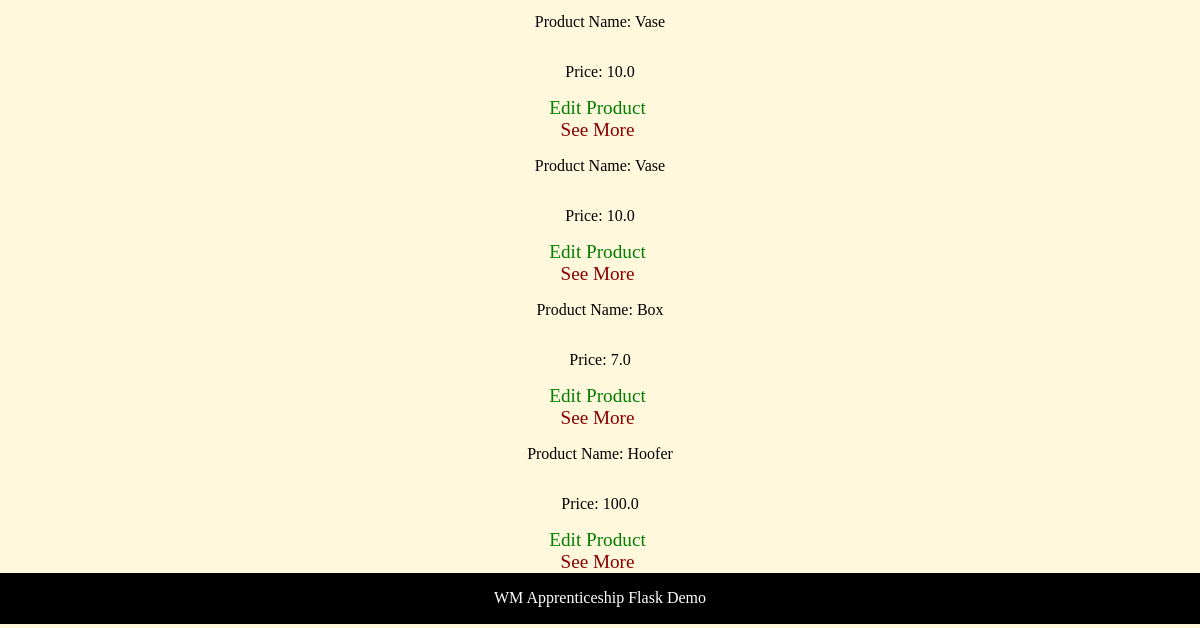
/products (lower part), run on an earlier commit of the app's database.
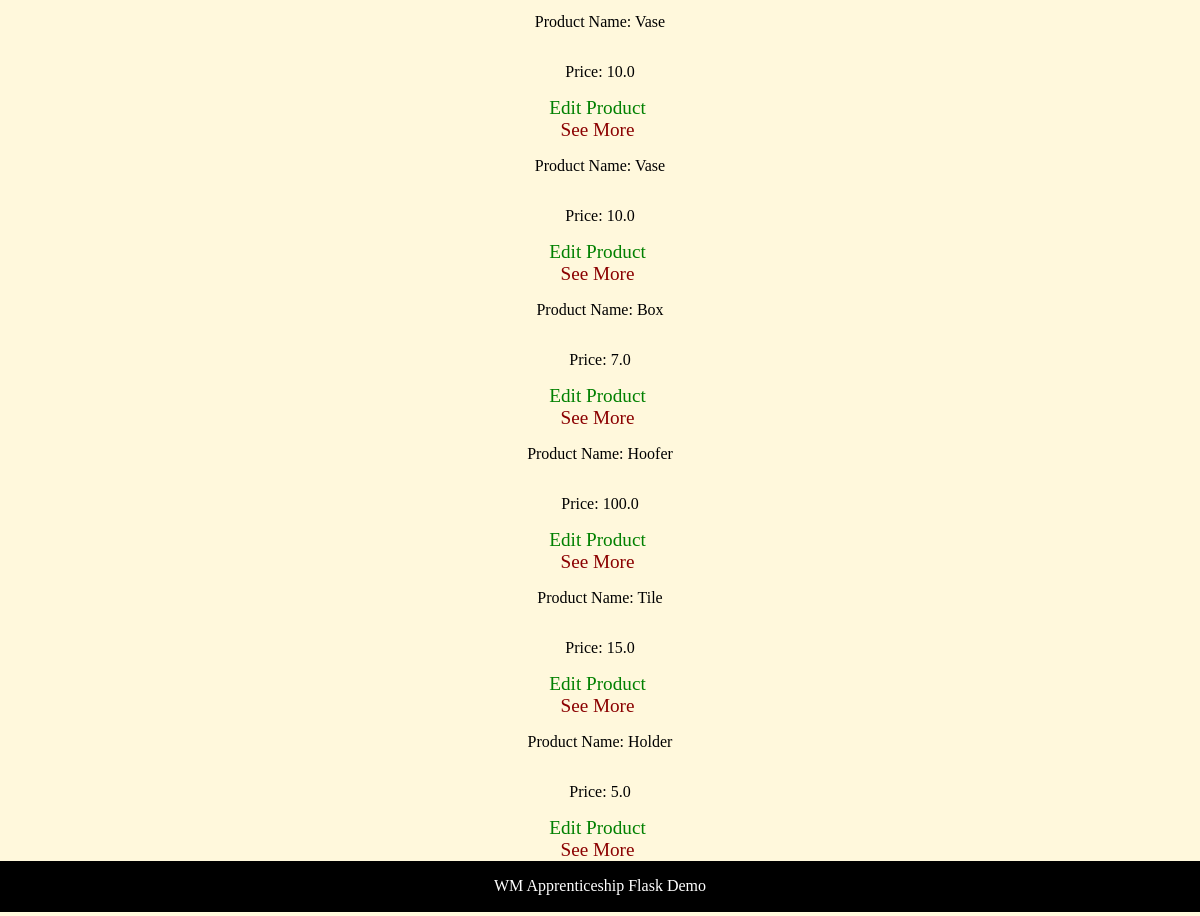
And on a later commit of the database.
### tables this page shows
CREATE TABLE products (
            id INTEGER PRIMARY KEY,
            name TEXT NOT NULL,
            active INTEGER NOT NULL,
            stock INTEGER NOT NULL,
            price REAL NOT NULL
        );

### app.py (the view)
@app.get("/products")
def all_products():
    products=get_products()
    return render_template("products.html", products=products)

### database.py (called while the page is built)
def get_connection():
    connection = sqlite3.connect("app.db")
    connection.row_factory = sqlite3.Row
    return connection

def get_products():
    connection = get_connection()
    products = connection.execute(
        "SELECT * FROM products LIMIT 1000"
    ).fetchall()
    connection.close()
    return products

### templates/products.html (shortened to what this page needs)
{% extends "base.html"%}
{% block content %}
<section style="display:grid; ">
    {% for product in products %}
    <p>Product Name: {{ product["name"] }}</p>
    <p>Price: {{ product["price"]}}</p>
    <a href="/products/{{ product['id']}}/edit" style="color: green;">Edit Product</a>
    <a href="/products/{{ product['id'] }}" style="color: darkred;">See More</a>
    {% endfor %}
</section>
{% endblock %}

What changed in the data, as far as the page shows it:
added products: name "Tile", price "15.0"
added products: name "Holder", price "5.0"
